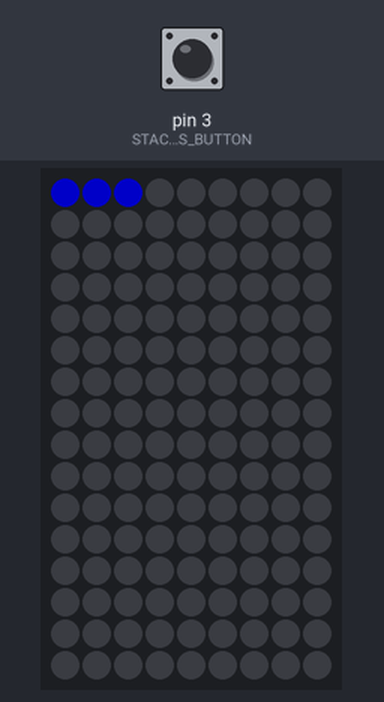
Bench run of a sketch on a simulated Arduino Uno, built with avr-gcc and run on an emulated ATmega328P. Shown: 9×16 RGB LED matrix (first LED top left, wired row by row). The inputs (shaded band) are chosen by the test bench; at power-on: pin 3 (STACKERS_BUTTON) LOW. Dim RGB values are drawn brighter than linear; random numbers use the default seed unless the sketch sets one.

Above: at 1.07 s.
1.3 s: pin 3 (STACKERS_BUTTON) pulled HIGH for 0.15 s
At 1.5 s:
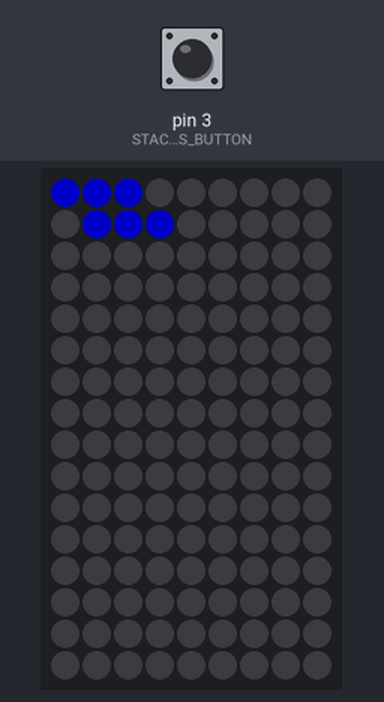
2.0 s: pin 3 (STACKERS_BUTTON) pulled HIGH for 1 s
At 2.97 s:
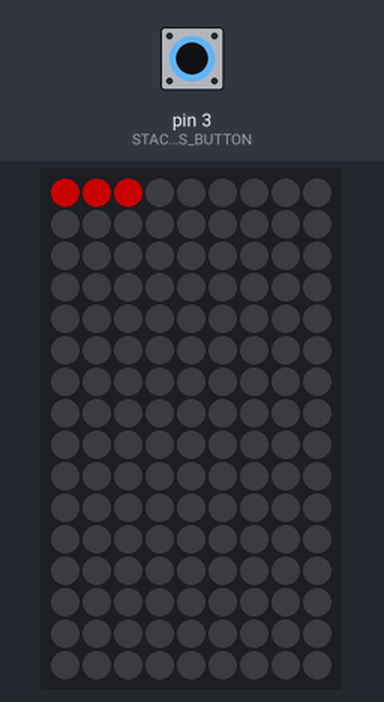
3.6 s: pin 3 (STACKERS_BUTTON) pulled HIGH for 0.15 s
At 3.69 s:
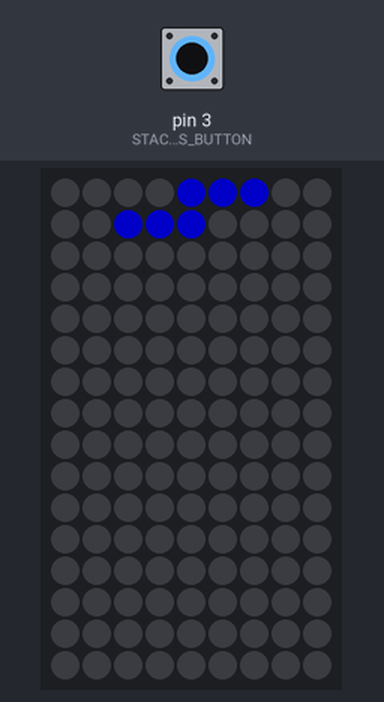
4.3 s: pin 3 (STACKERS_BUTTON) pulled HIGH for 1 s
At 4.47 s:
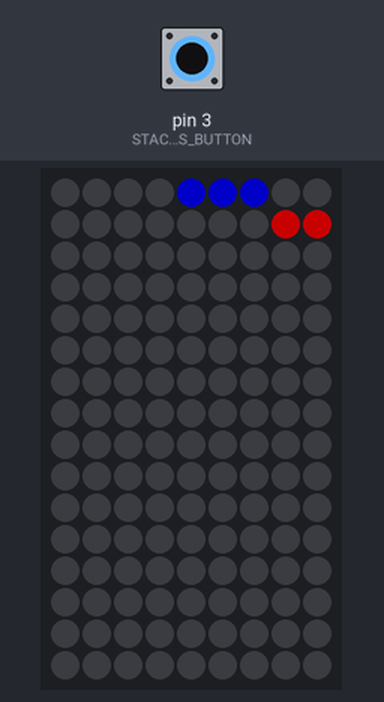
Timing chart, 0 to 6.9 s (numbered marks = the images above; inputs shaded):
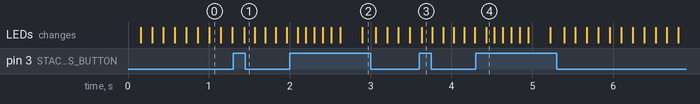

The sketch:

LED_matrix.ino
```cpp
#include "FastLED.h"
#include "stackers.h"
#include "decor.h"
#include "matrixIO.h"

CRGB leds[NUM_LEDS];

void setup()
{
  Serial.begin(9600);
  pinMode(LEDS_PIN, OUTPUT);
  LEDS.addLeds<WS2812, LEDS_PIN, GRB>(leds, NUM_LEDS);
  FastLED.setBrightness(100);
  initStackers();
}

void loop()
{
  playStackers();
  //fade();
  //testLeds(0, 144);
}

void testLeds(int first, int last)
{
  for(int i = first; i < last; i++){
    leds[i] = CRGB(0,0,255);
    FastLED.show();
    delay(60);
  }

  for(int i = last-1; i >= first; i--){
    leds[i] = CRGB(255,0,0);
    FastLED.show();
    delay(60);
  }

  for(int i = first; i < last; i++){
    leds[i] = CRGB(0,255,0);
    FastLED.show();
    delay(60);
  }

  for(int i = last-1; i >= first; i--){
    leds[i] = CRGB(255,0,255);
    FastLED.show();
    delay(60);
  }

  for(int i = first; i < last; i++){
    leds[i] = CRGB(0,255,255);
    FastLED.show();
    delay(60);
  }

  for(int i = last-1; i >= first; i--){
    leds[i] = CRGB(255,255,0);
    FastLED.show();
    delay(60);
  }

}
```

decor.cpp
```cpp
#include "FastLED.h"
#include "decor.h"
#include "matrixIO.h"

#define FADE_SPEED 8
#define FADE_DELAY 400

extern CRGB leds[NUM_LEDS];

void fade()
{
  //blue fades in

  for(int j = 0; j < NUM_LEDS; j++){
      leds[j] = CRGB(0,0,255);
    }
  FastLED.show();

  delay(FADE_DELAY);

  //fade to purple
  for(int i = 0; i < 256; i++){
    for(int j = 0; j < NUM_LEDS; j++){
        leds[j] = CRGB(i,0,255);
      }
    FastLED.show();
    delay(FADE_SPEED);
  }

  delay(FADE_DELAY);

  //fade to red
  for(int i = 255; i >= 0; i--){
    for(int j = 0; j < NUM_LEDS; j++){
        leds[j] = CRGB(255,0,i);
      }
    FastLED.show();
    delay(FADE_SPEED);
  }

  delay(FADE_DELAY);

  //fade to yellow
  for(int i = 0; i < 256; i++){
    for(int j = 0; j < NUM_LEDS; j++){
        leds[j] = CRGB(255,i,0);
      }
    FastLED.show();
    delay(FADE_SPEED);
  }

  delay(FADE_DELAY);

  //fade to green
  for(int i = 255; i >= 0; i--){
    for(int j = 0; j < NUM_LEDS; j++){
        leds[j] = CRGB(i,255,0);
      }
    FastLED.show();
    delay(FADE_SPEED);
  }
  for(int i = 0; i < 256; i++){
    for(int j = 0; j < NUM_LEDS; j++){
        leds[j] = CRGB(0,255,i);
      }
    FastLED.show();
    delay(FADE_SPEED);
  }

  delay(FADE_DELAY);

  //fade to blue
  for(int i = 255; i >= 0; i--){
    for(int j = 0; j < NUM_LEDS; j++){
        leds[j] = CRGB(0,i,255);
      }
    FastLED.show();
    delay(FADE_SPEED);
  }
}
```

decor.h
```cpp
void fade();
```

matrixIO.h
```cpp
// Matrix I/O
#define COLOUR_BUTTON     2 // 1 if pushed, 0 if not pushed
#define STACKERS_BUTTON  3 // 1 if pushed, 0 if not pushed
#define LEDS_PIN         4

// Matrix dimensions and number of LED's
#define NUM_COLUMNS  9
#define NUM_ROWS     16
#define NUM_LEDS     NUM_COLUMNS*NUM_ROWS
```

stackers.cpp
```cpp
#include "FastLED.h"
#include "stackers.h"
#include "matrixIO.h"

#define LEVEL_01_DELAY     130
#define LEVEL_02_DELAY     120
#define LEVEL_03_DELAY     110
#define LEVEL_04_DELAY     100
#define LEVEL_05_DELAY     90
#define LEVEL_06_DELAY     90
#define LEVEL_07_DELAY     85
#define LEVEL_08_DELAY     85
#define LEVEL_09_DELAY     80
#define LEVEL_10_DELAY     75
#define LEVEL_11_DELAY     75
#define LEVEL_12_DELAY     70
#define LEVEL_13_DELAY     70
#define LEVEL_14_DELAY     65
#define LEVEL_15_DELAY     65
#define LEVEL_16_DELAY     60

//GLOBAL VARIABLES
extern CRGB leds[NUM_LEDS];
volatile int stackersButtonFlag;
bool ledsOn[NUM_ROWS][NUM_COLUMNS];
int misalignedLeds[3];
int squaresMissed, currentRow, ledWidth, dir, d, leftBound, rightBound, centerPosition, leftMostPosition;

void initStackers()
{
  pinMode(STACKERS_BUTTON, INPUT);
  attachInterrupt(digitalPinToInterrupt(STACKERS_BUTTON), ISR_stackers_button, RISING);
  updateLevel(1);
}

void playStackers()
{
  while(!stackersButtonFlag){ moveLeds(); }
  stopLeds();
  checkAlignment();
}

void moveLeds()
{
  if(centerPosition == leftBound) dir = 1;
  else if(centerPosition == rightBound) dir = 0;

  if(dir) centerPosition++;
  else centerPosition--;

  leds[centerPosition] = CRGB(0,0,255);
  if(ledWidth == 3){
    if(centerPosition == rightBound){ leds[centerPosition-1] = CRGB(0,0,255); }
    else if(centerPosition == leftBound){ leds[centerPosition+1] = CRGB(0,0,255); }
    else{ leds[centerPosition-1] = CRGB(0,0,255); leds[centerPosition+1] = CRGB(0,0,255); }
  }
  else if(ledWidth == 2){ leds[centerPosition-1] = CRGB(0,0,255); }
  FastLED.show();
  delay(d);
  if(ledWidth == 3){
    if(centerPosition == rightBound){ leds[centerPosition-1] = CRGB(0,0,0); }
    else if(centerPosition == leftBound){ leds[centerPosition+1] = CRGB(0,0,0); }
    else{ leds[centerPosition+1] = CRGB(0,0,0); leds[centerPosition-1] = CRGB(0,0,0); }
  }
  else if(ledWidth == 2){ leds[centerPosition-1] = CRGB(0,0,0); }
  leds[centerPosition] = CRGB(0,0,0);
  FastLED.show();
}

void stopLeds()
{
  leds[centerPosition] = CRGB(0,0,255);
  ledsOn[currentRow][centerPosition%NUM_COLUMNS] = 1;

  if(ledWidth == 1) leftMostPosition = centerPosition%NUM_COLUMNS;
  else if(ledWidth == 2){
    leds[centerPosition-1] = CRGB(0,0,255);
    ledsOn[currentRow][(centerPosition-1)%NUM_COLUMNS] = 1;
    leftMostPosition = (centerPosition-1)%NUM_COLUMNS;
    leftBound--;
  }
  else if(ledWidth == 3){
    if(centerPosition == rightBound){
      leds[centerPosition-1] = CRGB(0,0,255);
      ledsOn[currentRow][(centerPosition-1)%NUM_COLUMNS] = 1;
      leftMostPosition = (centerPosition-1)%NUM_COLUMNS;
      ledWidth--;
    }
    else if(centerPosition == leftBound){
      leds[centerPosition+1] = CRGB(0,0,255);
      ledsOn[currentRow][(centerPosition+1)%NUM_COLUMNS] = 1;
      leftMostPosition = centerPosition%NUM_COLUMNS;
      ledWidth--;
    }
    else{
      leds[centerPosition-1] = CRGB(0,0,255); leds[centerPosition+1] = CRGB(0,0,255);
      ledsOn[currentRow][(centerPosition-1)%NUM_COLUMNS] = 1; ledsOn[currentRow][(centerPosition+1)%NUM_COLUMNS] = 1;
      leftMostPosition = (centerPosition-1)%NUM_COLUMNS;
    }
  }

  FastLED.show();
}

void checkAlignment()
{
  if(currentRow > 0){
    for(int i = leftMostPosition; i < leftMostPosition + ledWidth; i++){
      if(ledsOn[currentRow][i] != ledsOn[currentRow-1][i]){
        misalignedLeds[squaresMissed] = i+((currentRow)*NUM_COLUMNS);
        squaresMissed++;
        ledsOn[currentRow][i] = 0;
      }
    }
  }

  if(squaresMissed > 0){ loseSquaresAnimation(); ledWidth -= squaresMissed; }

  if(ledWidth <= 0){ loseGameAnimation(); updateLevel(1); }
  else if(currentRow == NUM_ROWS-1){ winGameAnimation(); updateLevel(1); }
  else{ updateLevel(0); }
}

void updateLevel(int newGame)
{
  if(newGame){ clearBoard(); currentRow = 0; ledWidth = 3; dir = 1;
    for(int i = 0; i < NUM_ROWS; i++) {
      for(int j = 0; j < NUM_COLUMNS; j++){
        ledsOn[i][j] = 0;
      }
    }
  }
  else currentRow++;

  switch(currentRow){
    case 0:  d = LEVEL_01_DELAY;   break;
    case 1:  d = LEVEL_02_DELAY;   break;
    case 2:  d = LEVEL_03_DELAY;   break;
    case 3:  d = LEVEL_04_DELAY;   break;
    case 4:  d = LEVEL_05_DELAY;   break;
    case 5:  d = LEVEL_06_DELAY;   break;
    case 6:  d = LEVEL_07_DELAY;   break;
    case 7:  d = LEVEL_08_DELAY;   break;
    case 8:  d = LEVEL_09_DELAY;   break;
    case 9:  d = LEVEL_10_DELAY;   break;
    case 10: d = LEVEL_11_DELAY;   break;
    case 11: d = LEVEL_12_DELAY;   break;
    case 12: d = LEVEL_13_DELAY;   break;
    case 13: d = LEVEL_14_DELAY;   break;
    case 14: d = LEVEL_15_DELAY;   break;
    case 15: d = LEVEL_16_DELAY;   break;
  }

  if(ledWidth > 1 && currentRow > 10) ledWidth--;
  else if(ledWidth > 2 && currentRow > 4) ledWidth--;

  leftBound  = currentRow*NUM_COLUMNS;
  rightBound = leftBound + NUM_COLUMNS - 1;
  if(ledWidth == 2) leftBound++;
  centerPosition = random(leftBound, rightBound);

  stackersButtonFlag = 0;
  squaresMissed = 0;
}

void loseSquaresAnimation()
{
  for(int i = 0; i < 3; i++){
    leds[misalignedLeds[0]] = CRGB(255,0,0);
    if(squaresMissed > 1) leds[misalignedLeds[1]] = CRGB(255,0,0);
    if(squaresMissed > 2) leds[misalignedLeds[2]] = CRGB(255,0,0);
    FastLED.show();
    delay(100);
    leds[misalignedLeds[0]] = CRGB(0,0,0);
    if(squaresMissed > 1) leds[misalignedLeds[1]] = CRGB(0,0,0);
    if(squaresMissed > 2) leds[misalignedLeds[2]] = CRGB(0,0,0);
    FastLED.show();
    delay(100);
  }

  ledsOn[currentRow][misalignedLeds[0]] = 0;
  if(squaresMissed > 1) ledsOn[currentRow][misalignedLeds[1]] = 0;
  if(squaresMissed > 2) ledsOn[currentRow][misalignedLeds[2]] = 0;
}

void loseGameAnimation()
{
  for(int i = currentRow; i >= 0; i--){
    for(int j = 0; j < NUM_COLUMNS; j++){
      if(ledsOn[i][j]) leds[j+i*NUM_COLUMNS] = CRGB(255,0,0);
    }
    FastLED.show();
    delay(150);

    for(int j = 0; j < NUM_COLUMNS; j++){
      leds[j+i*NUM_COLUMNS] = CRGB(0,0,0);
    }
    FastLED.show();
  }
}

void winGameAnimation()
{
  for(int i = 0; i <= currentRow; i++){
    for(int j = 0; j < NUM_COLUMNS; j++){
      if(ledsOn[i][j]) leds[j+i*NUM_COLUMNS] = CRGB(0,255,0);
    }
    FastLED.show();
    delay(100);
  }
  delay(700);
}

void ISR_stackers_button() { stackersButtonFlag = 1; }
void clearBoard(){ for(int i = 0; i < NUM_LEDS; i++){ leds[i] = CRGB(0,0,0); } FastLED.show(); }
```

stackers.h
```cpp
void initStackers();
void playStackers();
void moveLeds();
void stopLeds();
void checkAlignment();
void updateLevel(int newGame);
void loseSquaresAnimation();
void loseGameAnimation();
void winGameAnimation();
void ISR_stackers_button();
void clearBoard();
```
